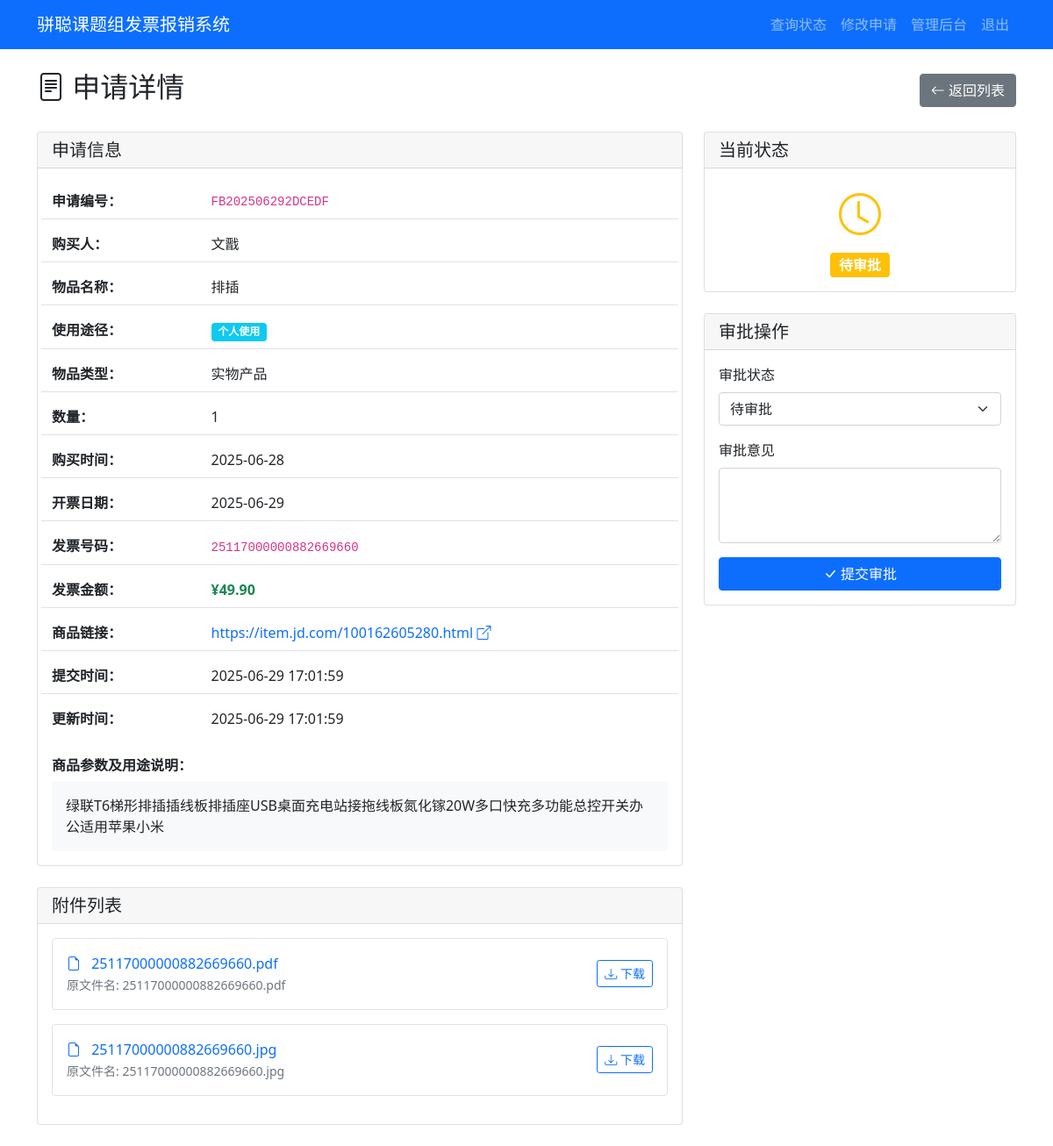
Page /admin/application/FB202506292DCEDF (signed in) on the committed database.
### tables this page shows
CREATE TABLE applications (
            id INTEGER PRIMARY KEY AUTOINCREMENT,
            app_number TEXT UNIQUE NOT NULL,
            purchaser TEXT NOT NULL,
            purchase_details TEXT,
            item_name TEXT NOT NULL,
            product_link TEXT,
            usage_type TEXT NOT NULL,
            item_type TEXT NOT NULL,
            quantity INTEGER NOT NULL,
            purchase_time DATE NOT NULL,
            invoice_number TEXT NOT NULL,
            invoice_amount REAL NOT NULL,
            invoice_date DATE NOT NULL,
            status TEXT DEFAULT '待审批',
            approval_comment TEXT,
            created_at TIMESTAMP DEFAULT CURRENT_TIMESTAMP,
            updated_at TIMESTAMP DEFAULT CURRENT_TIMESTAMP
        );

CREATE TABLE attachments (
            id INTEGER PRIMARY KEY AUTOINCREMENT,
            app_number TEXT NOT NULL,
            original_filename TEXT NOT NULL,
            stored_filename TEXT NOT NULL,
            file_path TEXT NOT NULL,
            FOREIGN KEY (app_number) REFERENCES applications (app_number)
        );

### app.py (the view)
        def wrapper(*args, **kwargs):
            user = session.get('admin_username', 'anonymous')
            details = f"操作: {operation_type}, 用户: {user}, URL: {request.url}"
            if kwargs.get('app_number'):
                details += f", 申请编号: {kwargs['app_number']}"
            elif kwargs.get('filename'):
                details += f", 文件名: {kwargs['filename']}"
            if request.method == 'POST':
                form_data = {k: '***' if k == 'password' else v for k, v in request.form.items()}
                details += f", 表单数据: {form_data}"
            if request.args:
                details += f", 查询参数: {dict(request.args)}"
            try:
                result = f(*args, **kwargs)
                app.logger.info(f"{details}, 结果: 成功")
                return result
            except Exception as e:
                app.logger.error(f"{details}, 结果: 失败, 错误: {str(e)}", exc_info=True)
                raise

### app.py (called while the page is built)
@app.route('/admin/application/<app_number>')
@log_operation('查看申请详情')
def admin_application_detail(app_number):
    if not session.get('admin_logged_in'):
        flash('请先登录')
        return redirect(url_for('admin_login'))
    with sqlite3.connect('reimbursement.db') as conn:
        c = conn.cursor()
        c.execute('SELECT * FROM applications WHERE app_number = ?', (app_number,))
        application = c.fetchone()
        c.execute('SELECT * FROM attachments WHERE app_number = ?', (app_number,))
        attachments = c.fetchall()
    if not application:
        flash('申请不存在')
        return redirect(url_for('admin_dashboard'))
    return render_template('admin_detail.html', application=application, attachments=attachments)

### templates/admin_detail.html (shortened to what this page needs)
{% extends "base.html" %}
{% block content %}
<div class="d-flex justify-content-between align-items-center mb-4">
    <h2><i class="bi bi-file-text"></i> 申请详情</h2>
    <a href="{{ url_for('admin_dashboard') }}" class="btn btn-secondary">
        <i class="bi bi-arrow-left"></i> 返回列表
    </a>
</div>
<div class="row">
    <div class="col-md-8">
        <div class="card mb-4">
            <div class="card-header">
                <h5 class="mb-0">申请信息</h5>
            </div>
            <div class="card-body">
                <div class="row g-2">
                    <div class="col-12">
                        <div class="row align-items-center py-2 border-bottom">
                            <div class="col-4 col-sm-3">
                                <strong>申请编号：</strong>
                            </div>
                            <div class="col-8 col-sm-9">
                                <code>{{ application[1] }}</code>
                            </div>
                        </div>
                    </div>
                    <div class="col-12">
                        <div class="row align-items-center py-2 border-bottom">
                            <div class="col-4 col-sm-3">
                                <strong>购买人：</strong>
                            </div>
                            <div class="col-8 col-sm-9">
                                {{ application[2] }}
                            </div>
                        </div>
                    </div>
                    <div class="col-12">
                        <div class="row align-items-center py-2 border-bottom">
                            <div class="col-4 col-sm-3">
                                <strong>物品名称：</strong>
                            </div>
                            <div class="col-8 col-sm-9">
                                {{ application[4] }}
                            </div>
                        </div>
                    </div>
                    <div class="col-12">
                        <div class="row align-items-center py-2 border-bottom">
                            <div class="col-4 col-sm-3">
                                <strong>使用途径：</strong>
                            </div>
                            <div class="col-8 col-sm-9">
                                <span
                                    class="badge bg-{% if application[6] == '个人使用' %}info{% else %}success{% endif %}">
                                    {{ application[6] }}
                                </span>
                            </div>
                        </div>
                    </div>
                    <div class="col-12">
                        <div class="row align-items-center py-2 border-bottom">
                            <div class="col-4 col-sm-3">
                                <strong>物品类型：</strong>
                            </div>
                            <div class="col-8 col-sm-9">
                                {{ application[7] }}
                            </div>
                        </div>
                    </div>
                    <div class="col-12">
                        <div class="row align-items-center py-2 border-bottom">
                            <div class="col-4 col-sm-3">
                                <strong>数量：</strong>
                            </div>
                            <div class="col-8 col-sm-9">
                                {{ application[8] }}
                            </div>
                        </div>
                    </div>
                    <div class="col-12">
                        <div class="row align-items-center py-2 border-bottom">
                            <div class="col-4 col-sm-3">
                                <strong>购买时间：</strong>
                            </div>
                            <div class="col-8 col-sm-9">
                                {{ application[9] }}
                            </div>
                        </div>
                    </div>
                    <div class="col-12">
                        <div class="row align-items-center py-2 border-bottom">
                            <div class="col-4 col-sm-3">
                                <strong>开票日期：</strong>
                            </div>
                            <div class="col-8 col-sm-9">
                                {{ application[12] }}
                            </div>
                        </div>
                    </div>
                    <div class="col-12">
                        <div class="row align-items-center py-2 border-bottom">
                            <div class="col-4 col-sm-3">
                                <strong>发票号码：</strong>
                            </div>
                            <div class="col-8 col-sm-9">
                                <code>{{ application[10] }}</code>
                            </div>
                        </div>
                    </div>
                    <div class="col-12">
                        <div class="row align-items-center py-2 border-bottom">
                            <div class="col-4 col-sm-3">
                                <strong>发票金额：</strong>
                            </div>
                            <div class="col-8 col-sm-9">
                                <span class="text-success fw-bold">¥{{ "%.2f"|format(application[11]) }}</span>
                            </div>
                        </div>
                    </div>
                    <div class="col-12">
                        <div class="row align-items-center py-2 border-bottom">
                            <div class="col-4 col-sm-3">
                                <strong>商品链接：</strong>
                            </div>
                            <div class="col-8 col-sm-9">
                                {% if application[5] %}
                                <a href="{{ application[5] }}" target="_blank" class="text-decoration-none">
                                    {{ application[5] }} <i class="bi bi-box-arrow-up-right"></i>
                                </a>
                                {% else %}
                                <span class="text-muted">未提供</span>
                                {% endif %}
                            </div>
                        </div>
                    </div>
                    <div class="col-12">
                        <div class="row align-items-center py-2 border-bottom">
                            <div class="col-4 col-sm-3">
                                <strong>提交时间：</strong>
                            </div>
                            <div class="col-8 col-sm-9">
                                {{ application[15] }}
                            </div>
                        </div>
                    </div>
                    <div class="col-12">
                        <div class="row align-items-center py-2">
                            <div class="col-4 col-sm-3">
                                <strong>更新时间：</strong>
                            </div>
                            <div class="col-8 col-sm-9">
                                {{ application[16] }}
                            </div>
                        </div>
                    </div>
                </div>
                {% if application[3] %}
                <div class="mt-4">
                    <h6><strong>商品参数及用途说明：</strong></h6>
                    <div class="bg-light p-3 rounded">
                        {{ application[3]|replace('\n', '<br>')|safe }}
                    </div>
                </div>
                {% endif %}
            </div>
        </div>
        {% if attachments %}
        <div class="card mb-4">
            <div class="card-header">
                <h5 class="mb-0">附件列表</h5>
            </div>
            <div class="card-body">
                {% for attachment in attachments %}
                <div class="d-flex justify-content-between align-items-center mb-3 p-3 border rounded">
                    <div>
                        <i class="bi bi-file-earmark text-primary me-2"></i>
                        <a href="{{ url_for('download_file', filename=attachment[3]) }}" target="_blank"
                            class="text-decoration-none">
                            {{ attachment[3] }}
                        </a>
                        <br>
                        <small class="text-muted">原文件名: {{ attachment[2] }}</small>
                    </div>
                    <a href="{{ url_for('download_file', filename=attachment[3]) }}"
                        class="btn btn-sm btn-outline-primary">
                        <i class="bi bi-download"></i> 下载
                    </a>
                </div>
                {% endfor %}
            </div>
        </div>
        {% endif %}
    </div>
    <div class="col-md-4">
        <div class="card mb-4">
            <div class="card-header">
                <h5 class="mb-0">当前状态</h5>
            </div>
            <div class="card-body text-center">
                {% if application[13] == '待审批' %}
                <i class="bi bi-clock text-warning" style="font-size: 3rem;"></i>
                <div class="mt-2">
                    <span class="badge bg-warning fs-6">{{ application[13] }}</span>
                </div>
                {% elif application[13] == '报销中' %}
                <i class="bi bi-hourglass-split text-primary" style="font-size: 3rem;"></i>
                <div class="mt-2">
                    <span class="badge bg-primary fs-6">{{ application[13] }}</span>
                </div>
                {% elif application[13] == '已报销' %}
                <i class="bi bi-check-circle text-success" style="font-size: 3rem;"></i>
                <div class="mt-2">
                    <span class="badge bg-success fs-6">{{ application[13] }}</span>
                </div>
                {% elif application[13] == '驳回' %}
                <i class="bi bi-x-circle text-danger" style="font-size: 3rem;"></i>
                <div class="mt-2">
                    <span class="badge bg-danger fs-6">{{ application[13] }}</span>
                </div>
                {% endif %}
            </div>
        </div>
        <div class="card">
            <div class="card-header">
                <h5 class="mb-0">审批操作</h5>
            </div>
            <div class="card-body">
                <form action="{{ url_for('approve_application', app_number=application[1]) }}" method="post">
                    <div class="mb-3">
                        <label for="status" class="form-label">审批状态</label>
                        <select class="form-select" id="status" name="status" required>
                            <option value="待审批" {% if application[13]=='待审批' %}selected{% endif %}>待审批</option>
                        </select>
                    </div>
                    <div class="mb-3">
                        <label for="comment" class="form-label">审批意见</label>
                        <textarea class="form-control" id="comment" name="comment"
                            rows="3">{{ application[14] or '' }}</textarea>
                    </div>
                    <div class="d-grid">
                        <button type="submit" class="btn btn-primary">
                            <i class="bi bi-check-lg"></i> 提交审批
                        </button>
                    </div>
                </form>
            </div>
        </div>
    </div>
</div>
{% endblock %}

### rows in the picture
applications: app_number "FB202506292DCEDF", purchaser "文戬", item_name "排插", usage_type "个人使用", item_type "实物产品", quantity "1", purchase_time "2025-06-28", invoice_date "2025-06-29", invoice_number "25117000000882669660", invoice_amount "49.90", product_link "https://item.jd.com/100162605280.html", created_at "2025-06-29 17:01:59", updated_at "2025-06-29 17:01:59", purchase_details "绿联T6梯形排插插线板排插座USB桌面充电站接拖线板氮化镓20W多口快充多功能总控开关办公适用苹果小米", status "待审批"
attachments: stored_filename "25117000000882669660.pdf", original_filename "25117000000882669660.pdf"
attachments: stored_filename "25117000000882669660.jpg", original_filename "25117000000882669660.jpg"
